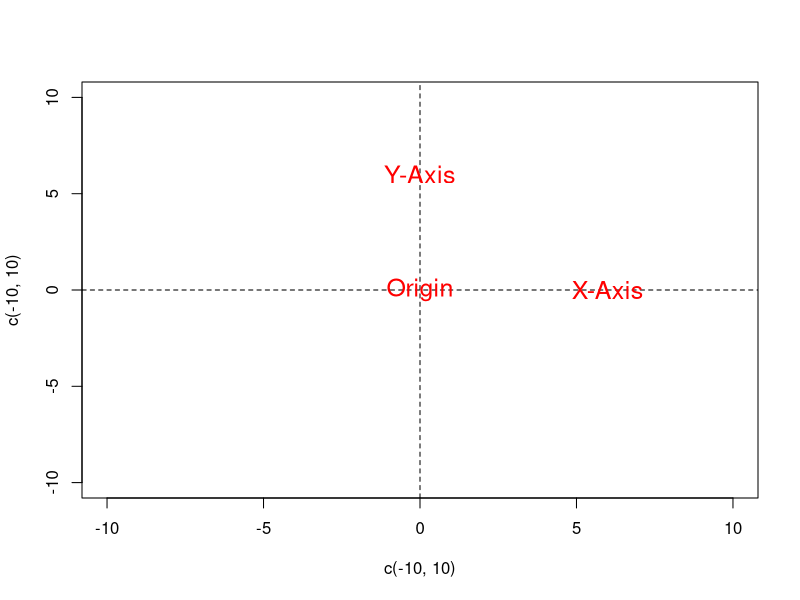
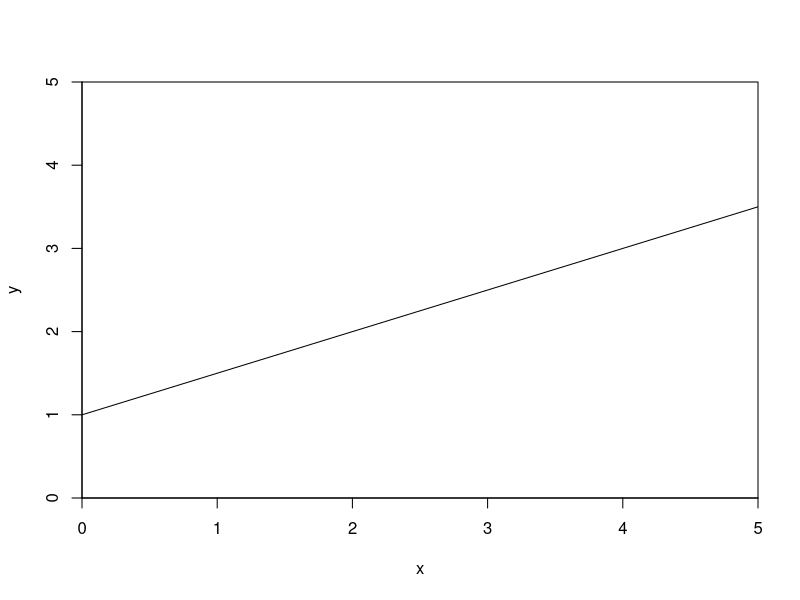
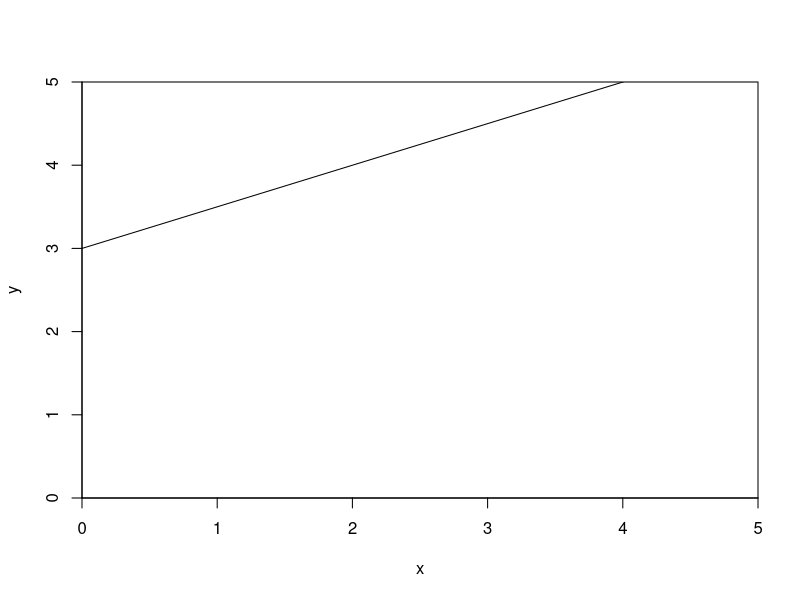
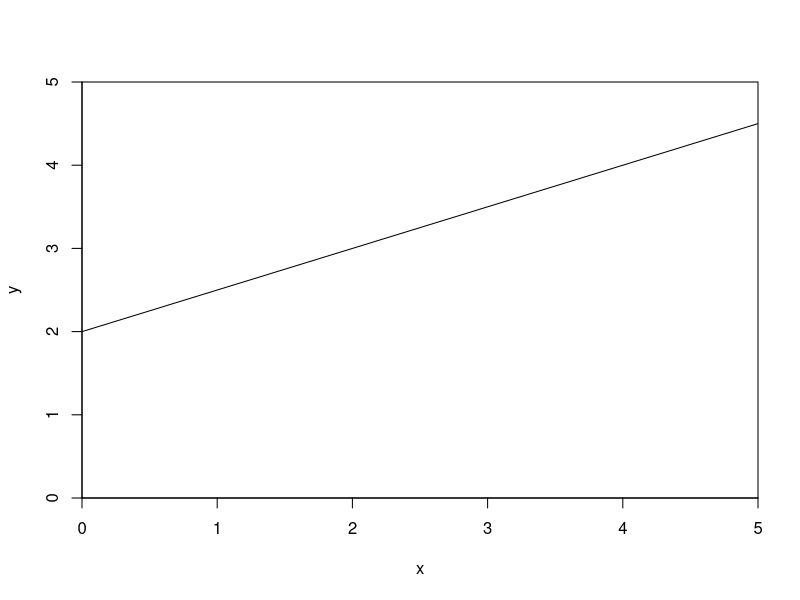
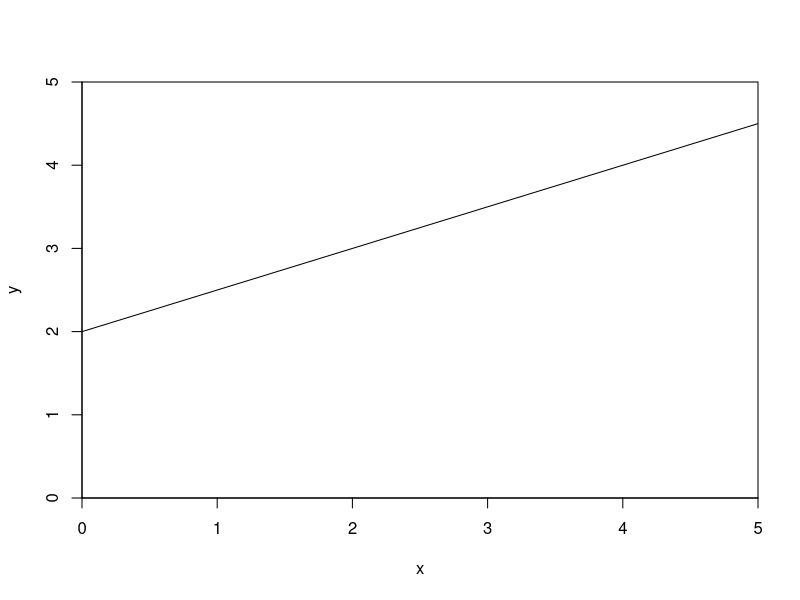
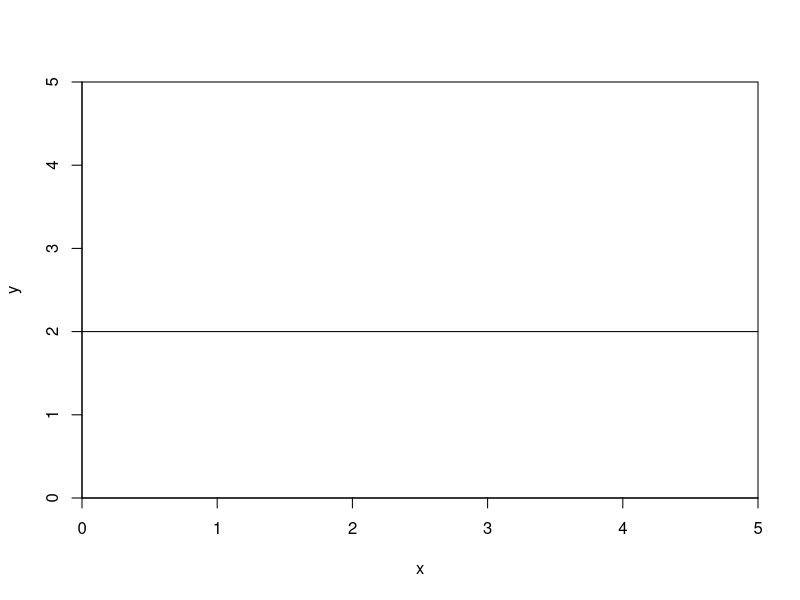
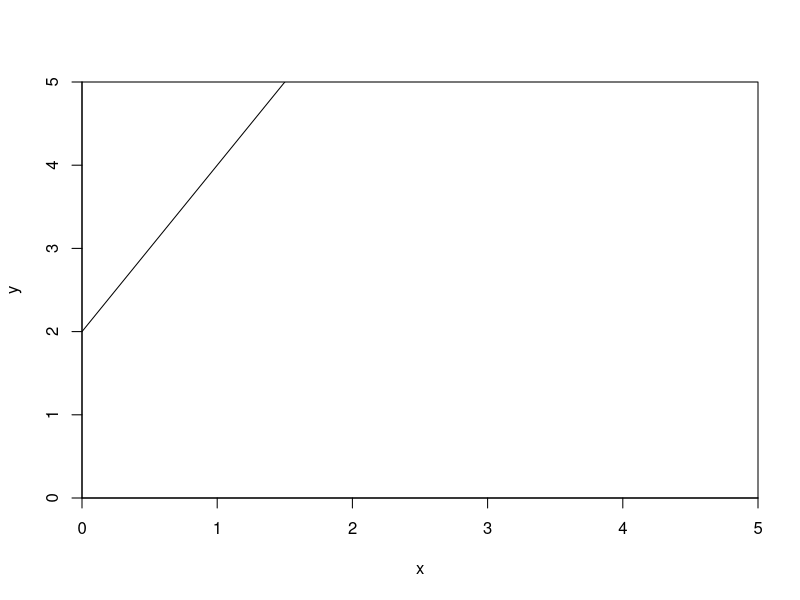
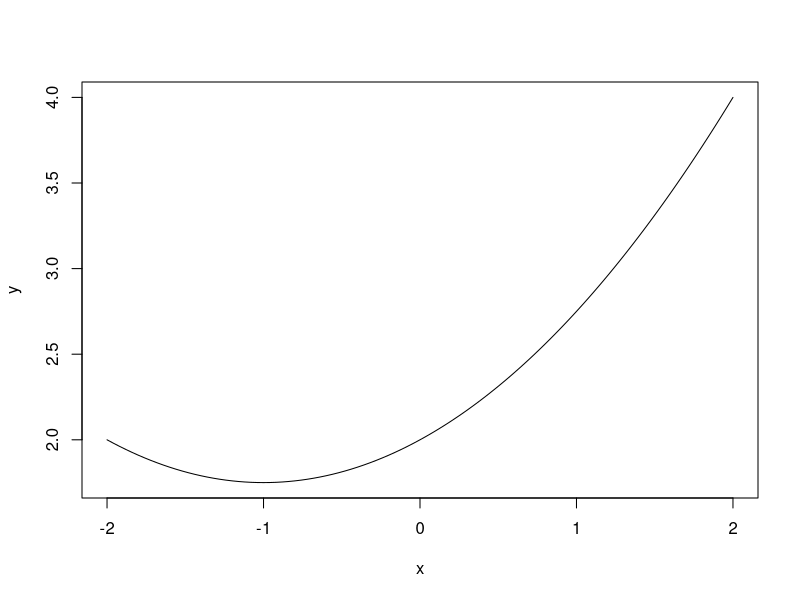

Write the R code that produced these figures, in order.
x <- c(3, 4, 5) # Create x, a vector of length 3
x

x[3] # Get the third element of x

x[c(2,3)] # Get the second and third elements of x

(X <- matrix(c(6,1,4,2,9,8,3,5,0), nrow = 3))

X[3,2] # Third row, second column

X[3,c(2,1)] # Third row, second and first column

x <- c(7, 11, 11, 13, 26)
sum(x)

(1/length(x)) * sum(x) # Mean formula

mean(x) # Mean function is just a shortcut

sort(x)[(length(x) + 1) / 2]

median(x)

table(x)

table(x)[table(x) == max(table(x))] # Subsetting! # <1>

z <- c(2, 5, 3, 5, 95)
mean(z)

median(z)

(s2 <- sum((x - mean(x))^2) / (length(x) -1))
var(x)

sqrt(var(x))
sd(x)

plot(x=c(-10, 10), y=c(-10, 10), type="n")
abline(h=0, lty = "dashed")
abline(v=0, lty = "dashed")
text(x = c(0, 6, 0), y = c(0, 0, 6), labels = c("Origin", "X-Axis", "Y-Axis"), cex = 1.5, col = "red")

plot(c(0,5), c(0,5), type = "n", xlab = "x", ylab = "y", xaxs = "i", yaxs = "i")
abline(a = 1, b = 0.5)

plot(c(0,5), c(0,5), type = "n", xlab = "x", ylab = "y", xaxs = "i", yaxs = "i")
abline(a = 3, b = 0.5)

plot(c(0,5), c(0,5), type = "n", xlab = "x", ylab = "y", xaxs = "i", yaxs = "i")
abline(a = 2, b = 0.5)

plot(c(0,5), c(0,5), type = "n", xlab = "x", ylab = "y", xaxs = "i", yaxs = "i")
abline(a = 2, b = 0.5)

plot(c(0,5), c(0,5), type = "n", xlab = "x", ylab = "y", xaxs = "i", yaxs = "i")
abline(a = 2, b = 0)

plot(c(0,5), c(0,5), type = "n", xlab = "x", ylab = "y", xaxs = "i", yaxs = "i")
abline(a = 2, b = 2)

curve(2 + 0.5*x + 0.25*x^2, from = -2, to = 2, ylab = "y")

x <- 2
3 + x + 0.75*x^2

USArrests[1,] # First row

USArrests[1:3, c(3,4)] # First three rows, third and fourth column # <1>

USArrests["California",]

head(USArrests[, c("Murder", "UrbanPop")])

USArrests[, "Murder"]

USArrests$Murder

str(USArrests)

USArrests$Murder[1:10]

USArrests[USArrests$Murder > 15, ]

USArrests$Murder > 15

c(1,2,3,4)[c(TRUE, FALSE, TRUE, FALSE)]

USArrests[USArrests$Murder > 15 & USArrests$Assault > 300, ]

USArrests[USArrests$Murder > 15 | USArrests$Assault > 300, ]

vector_w_missing <- c(1, 2, NA, 4, 5, 6, NA)

mean(vector_w_missing)

mean(vector_w_missing, na.rm=TRUE)

vector_w_missing == NA

is.na(vector_w_missing)

mean(vector_w_missing[!is.na(vector_w_missing)]) # <1>
